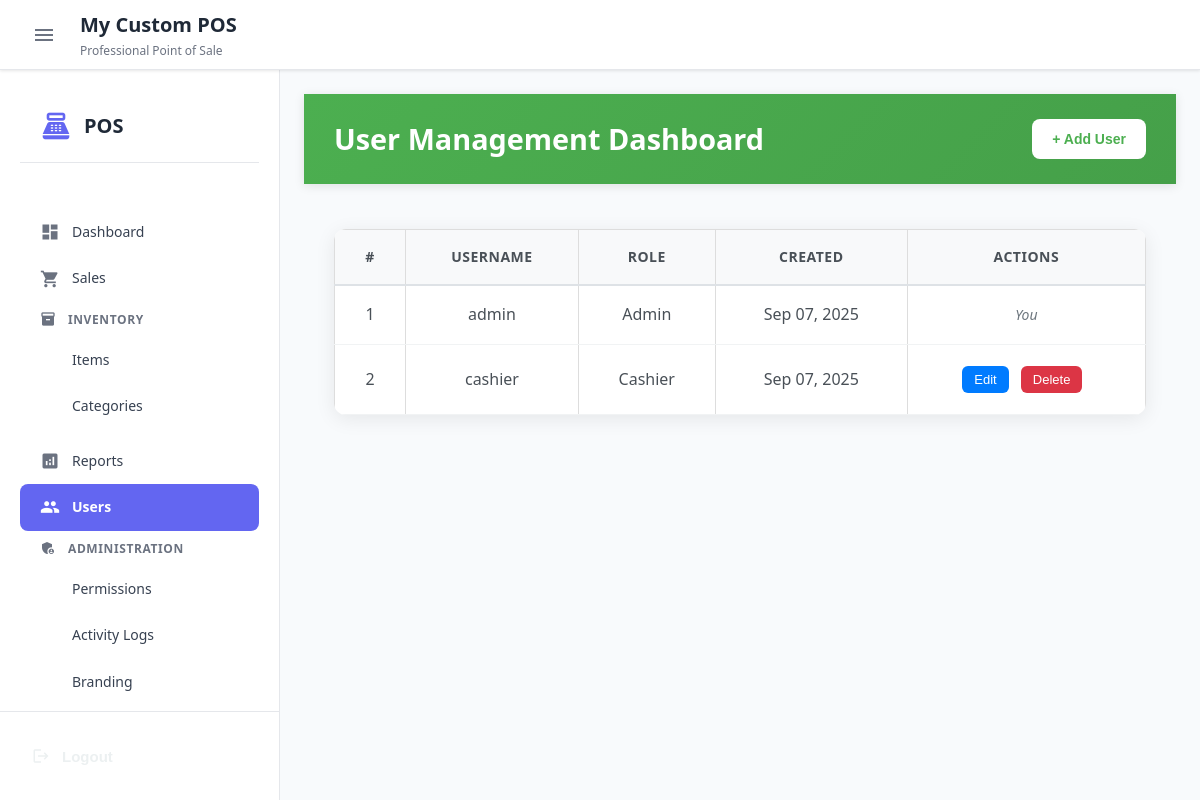
Screenshot of /users (signed in) with the database file from the repository.
### app.py (models this page shows, shortened)
class Branding(db.Model):
    id = db.Column(db.Integer, primary_key=True)
    app_name = db.Column(db.String(100), nullable=False, default='POS System')
    app_subtitle = db.Column(db.String(200), nullable=True, default='Professional Point of Sale')
    business_name = db.Column(db.String(200), nullable=True)
    business_address = db.Column(db.String(500), nullable=True)
    business_phone = db.Column(db.String(50), nullable=True)
    business_email = db.Column(db.String(100), nullable=True)
    tax_id = db.Column(db.String(50), nullable=True)
    primary_color = db.Column(db.String(7), nullable=False, default='#6366f1')  # Hex color
    secondary_color = db.Column(db.String(7), nullable=False, default='#8b5cf6')
    accent_color = db.Column(db.String(7), nullable=False, default='#10b981')
    background_color = db.Column(db.String(7), nullable=False, default='#ffffff')
    text_color = db.Column(db.String(7), nullable=False, default='#1f2937')
    logo_url = db.Column(db.String(500), nullable=True)
    favicon_url = db.Column(db.String(500), nullable=True)
    font_family = db.Column(db.String(100), nullable=False, default='Inter')
    footer_text = db.Column(db.String(500), nullable=True, default='Thank you for your business!')
    receipt_return_policy = db.Column(db.String(500), nullable=True, default='For exchanges/returns, present this receipt within 30 days.')
    receipt_header_title = db.Column(db.String(100), nullable=True, default='RECEIPT')
    receipt_number_label = db.Column(db.String(50), nullable=True, default='Receipt #:')
    date_label = db.Column(db.String(50), nullable=True, default='Date:')
    cashier_label = db.Column(db.String(50), nullable=True, default='Cashier:')
    payment_method_label = db.Column(db.String(50), nullable=True, default='Payment Method:')
    cash_received_label = db.Column(db.String(50), nullable=True, default='Cash Received:')
    change_label = db.Column(db.String(50), nullable=True, default='Change:')
    currency_symbol = db.Column(db.String(10), nullable=True, default='AFA')
    item_header = db.Column(db.String(50), nullable=True, default='Item')
    quantity_header = db.Column(db.String(50), nullable=True, default='Qty')
    amount_header = db.Column(db.String(50), nullable=True, default='Amount')
    subtotal_label = db.Column(db.String(50), nullable=True, default='Subtotal:')
    discount_label = db.Column(db.String(50), nullable=True, default='Discount')
    total_label = db.Column(db.String(50), nullable=True, default='TOTAL:')
    records_message = db.Column(db.String(200), nullable=True, default='Please keep this receipt for your records.')
    powered_by_label = db.Column(db.String(50), nullable=True, default='Powered by')
    version_text = db.Column(db.String(20), nullable=True, default='v1.0')
    created_at = db.Column(db.DateTime, default=lambda: datetime.now(timezone.utc))
    updated_at = db.Column(db.DateTime, default=lambda: datetime.now(timezone.utc), onupdate=lambda: datetime.now(timezone.utc))

class User(UserMixin, db.Model):
    id = db.Column(db.Integer, primary_key=True)
    username = db.Column(db.String(80), unique=True, nullable=False)
    password_hash = db.Column(db.String(128), nullable=False)
    role = db.Column(db.String(20), nullable=False)  # 'admin' or 'cashier'
    secret_question = db.Column(db.String(200), nullable=True)
    secret_answer = db.Column(db.String(200), nullable=True)
    created_at = db.Column(db.DateTime, default=lambda: datetime.now(timezone.utc))
    def has_permission(self, permission):
        return has_permission(self, permission)

### app.py (the view, shortened to what this page needs)
@app.route('/users', methods=['GET', 'POST'])
@login_required
def users():
    print(f"DEBUG: User {current_user.username} with role {current_user.role} accessing users page")
    if not has_permission(current_user, 'manage_users'):
        print(f"DEBUG: Access denied for user {current_user.username} with role {current_user.role}")
        flash('Access denied. You do not have permission to manage users.', 'error')
        return redirect(url_for('dashboard'))
    form = UserForm()
    users_list = User.query.all()
    print(f"DEBUG: Found {len(users_list)} users in database")
    print("DEBUG: Rendering users template")
    return render_template('users_new.html', users=users_list, form=form)

### app.py (called while the page is built)
def has_permission(user, permission):
    if not user or not user.is_authenticated:
        return False
    user_permissions = ROLE_PERMISSIONS.get(user.role, [])
    return permission in user_permissions

@login_manager.user_loader
def load_user(user_id):
    return db.session.get(User, int(user_id))

### templates/users_new.html (shortened to what this page needs)
{% extends "base.html" %}
{% block content %}
<header>
    <h1>User Management Dashboard</h1>
    <button id="addUserBtn">+ Add User</button>
</header>
<main>
    <table id="userTable">
        <thead>
            <tr>
                <th>#</th>
                <th>Username</th>
                <th>Role</th>
                <th>Created</th>
                <th>Actions</th>
            </tr>
        </thead>
        <tbody>
            {% for user in users %}
            <tr>
                <td>{{ loop.index }}</td>
                <td>{{ user.username }}</td>
                <td>{{ user.role.title() }}</td>
                <td>{{ user.created_at.strftime('%b %d, %Y') }}</td>
                <td>
                    {% if user.username != current_user.username %}
                    <button class="actionBtn edit" onclick="editUser({{ user.id }})">Edit</button>
                    <button class="actionBtn delete" data-user-id="{{ user.id }}" data-username="{{ user.username|e }}">Delete</button>
                    {% else %}
                    <span class="current-user">You</span>
                    {% endif %}
                </td>
            </tr>
            {% endfor %}
        </tbody>
    </table>
</main>
{% endblock %}

### templates/base.html (shortened to what this page needs)
<!DOCTYPE html>
<html lang="en">
<head>
    <link rel="stylesheet" href="{{ url_for('static', filename='css/style.css') }}">
</head>
<body>
    {% if current_user.is_authenticated %}
    <div class="layout">
        <header class="top-header">
            <div class="header-left">
                <button class="sidebar-toggle" onclick="toggleSidebar()">
                    <span class="material-icons">menu</span>
                </button>
                <div class="brand-info">
                    <h1 class="brand-name">{{ branding.app_name }}</h1>
                    <span class="brand-subtitle">{{ branding.app_subtitle }}</span>
                </div>
            </div>
        </header>
        <aside class="sidebar" id="sidebar">
            <div class="sidebar-header">
                <div class="sidebar-brand">
                    <span class="material-icons sidebar-logo">point_of_sale</span>
                    <span class="sidebar-title">POS</span>
                </div>
            </div>
            <nav class="sidebar-nav">
                {% if current_user.has_permission('view_dashboard') %}
                <a href="{{ url_for('dashboard') }}" class="nav-link {% if request.endpoint == 'dashboard' %}active{% endif %}">
                    <span class="material-icons">dashboard</span>
                    <span class="nav-text">Dashboard</span>
                </a>
                {% endif %}
                {% if current_user.has_permission('process_sales') %}
                <a href="{{ url_for('sales') }}" class="nav-link {% if request.endpoint == 'sales' %}active{% endif %}">
                    <span class="material-icons">shopping_cart</span>
                    <span class="nav-text">Sales</span>
                </a>
                {% endif %}
                {% if current_user.has_permission('view_inventory') %}
                <div class="nav-group">
                    <div class="nav-group-title">
                        <span class="material-icons">inventory</span>
                        <span>Inventory</span>
                    </div>
                    <a href="{{ url_for('inventory') }}" class="nav-link nav-sub {% if request.endpoint == 'inventory' %}active{% endif %}">
                        <span class="nav-text">Items</span>
                    </a>
                    <a href="{{ url_for('categories') }}" class="nav-link nav-sub {% if request.endpoint == 'categories' %}active{% endif %}">
                        <span class="nav-text">Categories</span>
                    </a>
                </div>
                {% endif %}
                {% if current_user.has_permission('view_sales') %}
                <a href="{{ url_for('reports') }}" class="nav-link {% if request.endpoint == 'reports' %}active{% endif %}">
                    <span class="material-icons">analytics</span>
                    <span class="nav-text">Reports</span>
                </a>
                {% endif %}
                {% if current_user.has_permission('manage_users') %}
                <a href="{{ url_for('users') }}" class="nav-link {% if request.endpoint == 'users' %}active{% endif %}">
                    <span class="material-icons">people</span>
                    <span class="nav-text">Users</span>
                </a>
                {% endif %}
                {% if current_user.has_permission('system_admin') %}
                <div class="nav-group">
                    <div class="nav-group-title">
                        <span class="material-icons">admin_panel_settings</span>
                        <span>Administration</span>
                    </div>
                    <a href="{{ url_for('permissions') }}" class="nav-link nav-sub {% if request.endpoint == 'permissions' %}active{% endif %}">
                        <span class="nav-text">Permissions</span>
                    </a>
                    <a href="{{ url_for('activity_logs') }}" class="nav-link nav-sub {% if request.endpoint == 'activity_logs' %}active{% endif %}">
                        <span class="nav-text">Activity Logs</span>
                    </a>
                    <a href="{{ url_for('branding') }}" class="nav-link nav-sub {% if request.endpoint == 'branding' %}active{% endif %}">
                        <span class="nav-text">Branding</span>
                    </a>
                    <a href="{{ url_for('backup') }}" class="nav-link nav-sub {% if request.endpoint == 'backup' %}active{% endif %}">
                        <span class="nav-text">Backup</span>
                    </a>
                </div>
                {% endif %}
                <div class="nav-group">
                    <div class="nav-group-title">
                        <span>Help</span>
                    </div>
                    <a href="{{ url_for('user_guide') }}" class="nav-link nav-sub {% if request.endpoint == 'user_guide' %}active{% endif %}">
                    </a>
                </div>
            </nav>
            <div class="sidebar-footer">
                <form method="POST" action="{{ url_for('logout') }}" style="width: 100%;">
                    <button type="submit" class="logout-button">
                        <span class="material-icons">logout</span>
                        <span class="logout-text">Logout</span>
                    </button>
                </form>
            </div>
        </aside>
        <main class="content">
            {% block content %}{% endblock %}
        </main>
    </div>
    {% else %}
        {% block login_content %}{% endblock %}
    {% endif %}
</body>
</html>

### templates/users_new.html (style rules this page uses)
body { font-family: 'Segoe UI', Tahoma, Geneva, Verdana, sans-serif; margin: 0; padding: 0; background: #f8f9fa; color: #333; }
header { background: linear-gradient(135deg, #4CAF50, #45a049); color: white; padding: 20px 30px; display: flex; justify-content: space-between; align-items: center; box-shadow: 0 2px 10px rgba(0,0,0,0.1); }
header h1 { margin: 0; font-size: 1.8em; font-weight: 600; }
header button { background: white; color: #4CAF50; border: none; padding: 12px 20px; cursor: pointer; border-radius: 8px; font-weight: 600; font-size: 14px; transition: all 0.3s ease; display: flex; align-items: center; gap: 8px; }
main { padding: 30px; max-width: 1200px; margin: 0 auto; }
table { width: 100%; border-collapse: collapse; background: white; border-radius: 12px; overflow: hidden; box-shadow: 0 4px 20px rgba(0,0,0,0.08); margin-bottom: 20px; }
th { background: #f8f9fa; color: #495057; font-weight: 600; font-size: 14px; text-transform: uppercase; letter-spacing: 0.5px; padding: 16px 20px; border-bottom: 2px solid #dee2e6; }
td { padding: 16px 20px; border-bottom: 1px solid #f1f3f4; color: #495057; }
button.actionBtn { margin-right: 8px; padding: 6px 12px; border: none; border-radius: 6px; cursor: pointer; font-size: 13px; font-weight: 500; transition: all 0.3s ease; }
button.edit { background: #007bff; color: white; }
button.delete { background: #dc3545; color: white; }
.current-user { color: #6c757d; font-style: italic; font-size: 14px; }

### rows the page displays
Branding: app_name "My Custom POS", app_subtitle "Professional Point of Sale"
User: username "admin", role "Admin", created_at "Sep 07, 2025", shows "You"
User: username "cashier", role "Cashier", created_at "Sep 07, 2025"
